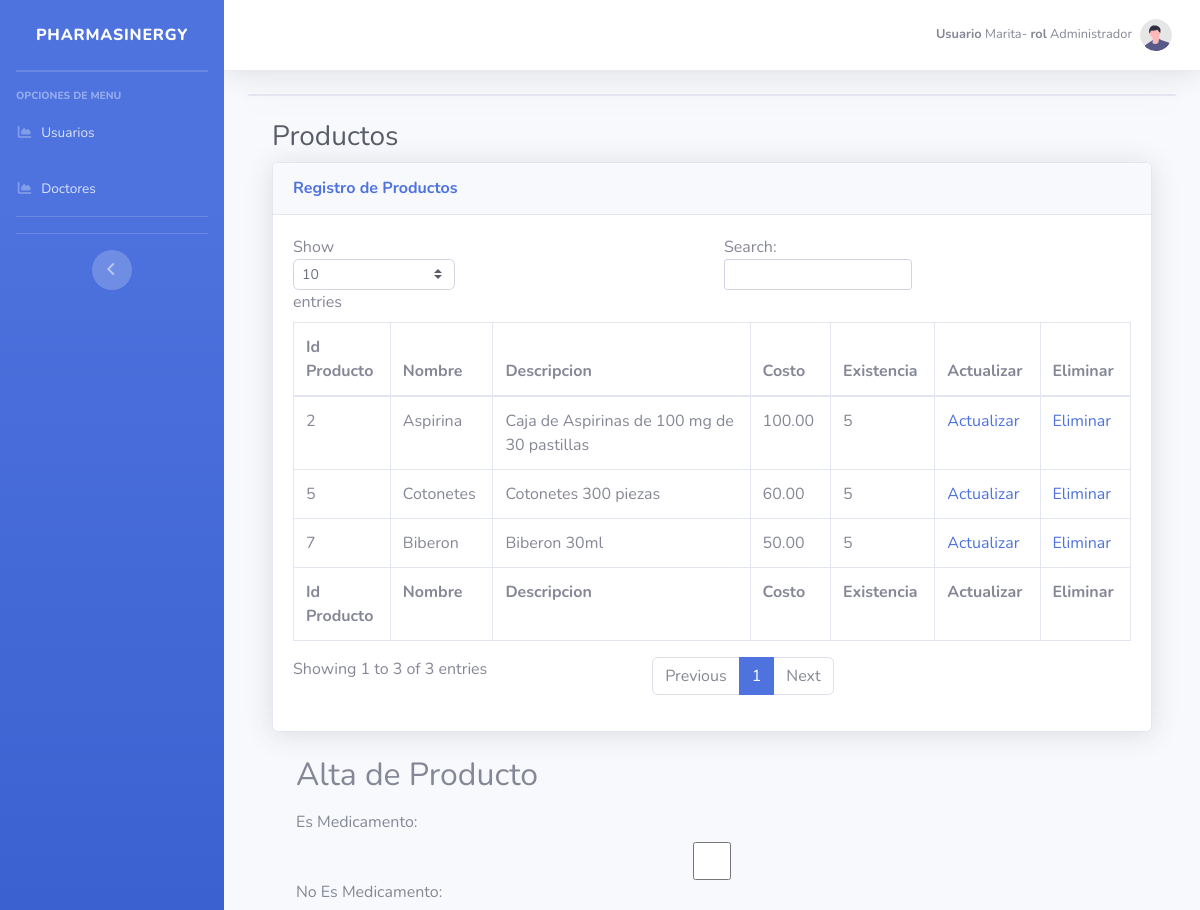
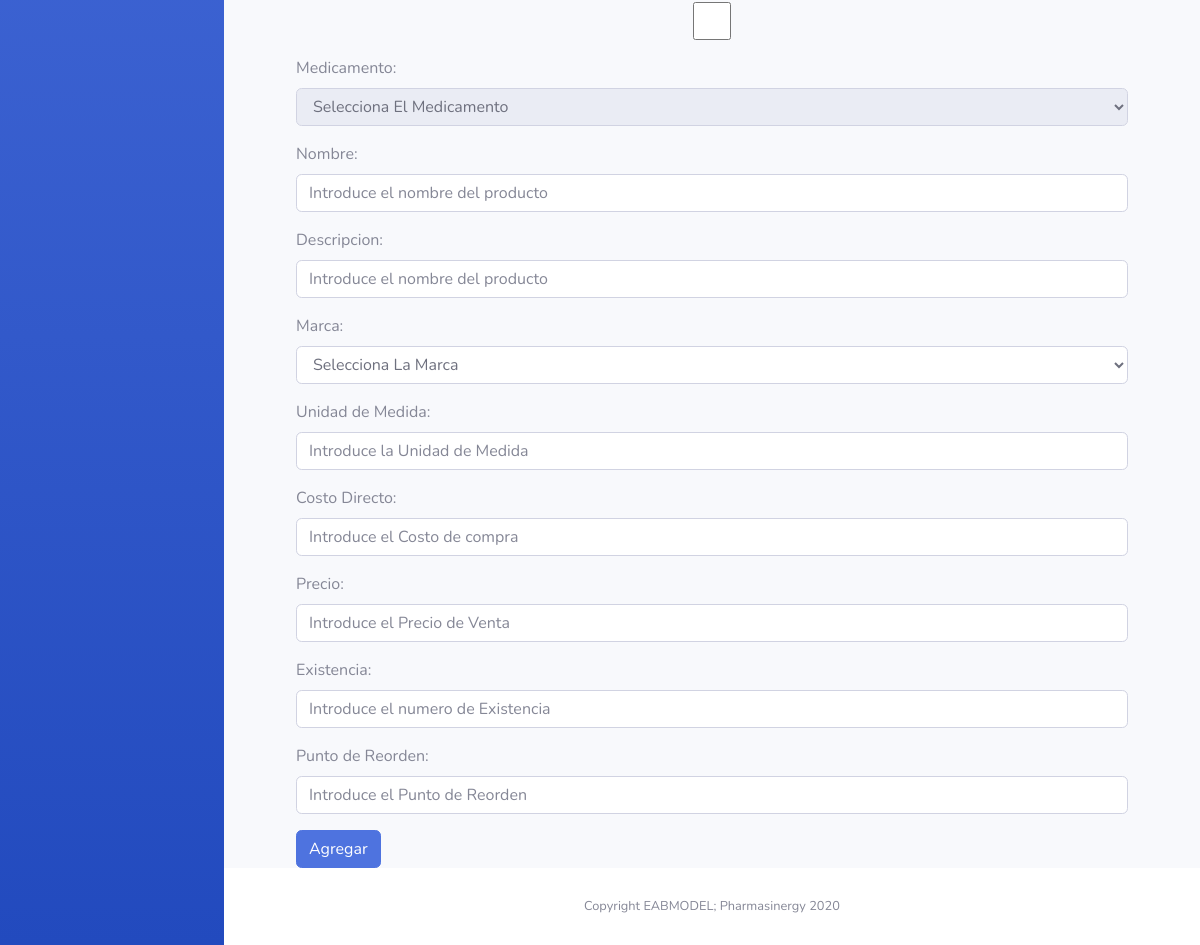
Screenshot of /crudProductos.php (signed in) with the database file from the repository (2 pictures, top to bottom).
### tables this page shows
CREATE TABLE `productos` (
  `Id_Producto` int(11) NOT NULL,
  `Id_Medicamento` int(11) DEFAULT NULL,
  `EsMedicamento` tinyint(1) NOT NULL,
  `Nombre` varchar(50) NOT NULL,
  `Descripcion` varchar(255) DEFAULT NULL,
  `Id_Marca` int(11) DEFAULT NULL,
  `UnidadMedida` varchar(50) DEFAULT NULL,
  `CostoDirecto` decimal(15,2) DEFAULT NULL,
  `Precio` decimal(10,2) DEFAULT NULL,
  `Existencia` int(11) DEFAULT NULL,
  `PuntoReorden` int(11) DEFAULT NULL
);

### crudProductos.php (the view, shortened to what this page needs)
<?php
require ('conexion.php')
?>
<!DOCTYPE html>
<html lang="es">
<head>
    <link href="vendor/fontawesome-free/css/all.min.css" rel="stylesheet" type="text/css">
    <link href="css/sb-admin-2.min.css" rel="stylesheet">
</head>
<body id="page-top">
    <div id="wrapper">
         <?php include "barraLateral.php"?>
        <div id="content-wrapper" class="d-flex flex-column">
            <div id="content">
     <?php include "barraNavegacion.php"?>
                <div class="container-fluid">
                 <div class="card shadow mb-4">
                    </div>
                <div class="container-fluid">
                    <h1 class="h3 mb-2 text-gray-800">Productos</h1>
                    <div class="card shadow mb-4">
                        <div class="card-header py-3">
                            <h6 class="m-0 font-weight-bold text-primary">Registro de Productos</h6>
                        </div>
                        <div class="card-body">
                            <div class="table-responsive">
                                <table class="table table-bordered" id="dataTable" width="100%" cellspacing="0">
                                    <thead>
                                        <tr>
                                            <th>Id Producto</th>
                                            <th>Nombre</th>
                                            <th>Descripcion</th>
                                            <th>Costo</th>
                                            <th>Existencia</th>
                                            <th>Actualizar</th>
                                            <th>Eliminar</th>
                                        </tr>
                                    </thead>
                                    <tfoot>
                                        <tr>
                                            <th>Id Producto</th>
                                            <th>Nombre</th>
                                            <th>Descripcion</th>
                                            <th>Costo</th>
                                            <th>Existencia</th>
                                            <th>Actualizar</th>
                                            <th>Eliminar</th>
                                        </tr>
                                    </tfoot>
                                    <tbody>
                                      <?php
                                      if ($conn->connect_error) {
                                        die("Conexion Fallida: " . $conn->connect_error);
                                      } else {
                                        $sql = "SELECT * FROM Productos";
                                        $result = $conn->query($sql);
                                        if ($result->num_rows > 0) {
                                          while($row = $result->fetch_assoc()){
                                         ?>
                                        <tr>
                                            <td><?php  echo $row['Id_Producto'] ?></td>
                                            <td><?php  echo $row['Nombre'] ?></td>
                                            <td><?php  echo $row['Descripcion'] ?></td>
                                            <td><?php  echo $row['CostoDirecto'] ?></td>
                                            <td><?php  echo $row['Existencia'] ?></td>
                                            <td><a href="../proyecto/crudProductos.php?actualizar&id_producto=<?php echo $row['Id_Producto'] ?>">Actualizar</a> </td>
                                            <td><a href="../proyecto/crudProductos.php?id_producto=<?php echo $row['Id_Producto'].'&eliminar=1' ?>">Eliminar</a> </td>
                                        </tr>
                                        <?php
                                      }
                                    }
                                  }
                                         ?>
                                    </tbody>
                                </table>
                            </div>
                        </div>
                    </div>
                    <?php include "altaModificacionProducto.php" ?>
                </div>
            </div>
            <footer class="sticky-footer bg-white">
                <div class="container my-auto">
                    <div class="copyright text-center my-auto">
                        <span>Copyright EABMODEL; Pharmasinergy 2020</span>
                    </div>
                </div>
            </footer>
        </div>
    </div>
</body>
</html>

### rows the page displays
productos: Id_Producto "2", Nombre "Aspirina", Descripcion "Caja de Aspirinas de 100 mg de 30 pastillas", CostoDirecto "100.00", Existencia "5"
productos: Id_Producto "5", Nombre "Cotonetes", Descripcion "Cotonetes 300 piezas", CostoDirecto "60.00", Existencia "5"
productos: Id_Producto "7", Nombre "Biberon", Descripcion "Biberon 30ml", CostoDirecto "50.00", Existencia "5"

### other values shown
$_SESSION['usuarioAutenticado'] "Marita"
$_SESSION['rolUsuario'] "Administrador"
